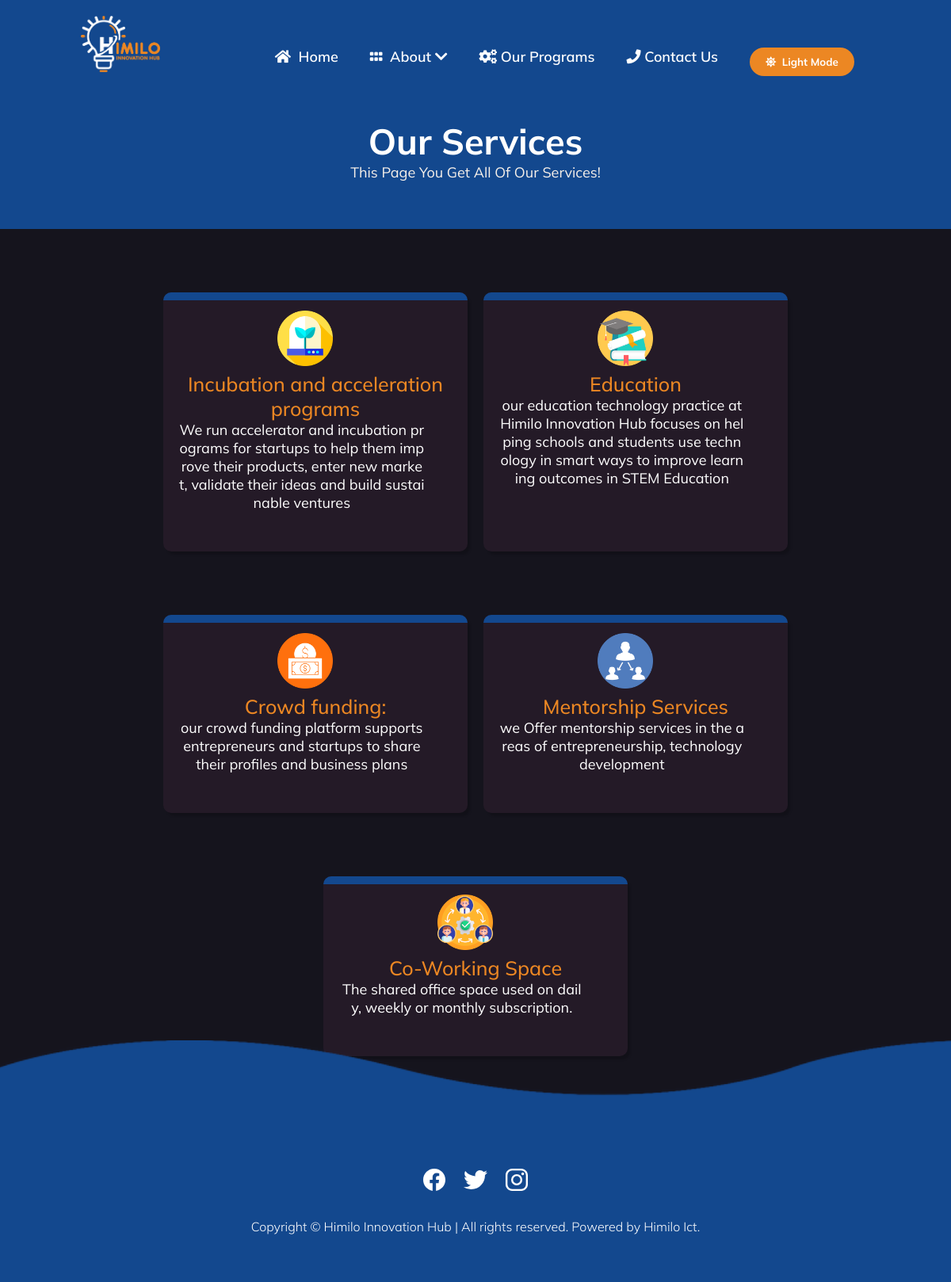
Page /our-services.php on the committed database.
### tables this page shows
CREATE TABLE `logo` (
  `id` int(11) NOT NULL,
  `image` longtext NOT NULL,
  `create_date` timestamp NOT NULL DEFAULT current_timestamp() ON UPDATE current_timestamp()
);

CREATE TABLE `our_ser` (
  `id` int(11) NOT NULL,
  `image` longtext NOT NULL,
  `topic` varchar(255) NOT NULL,
  `text` text NOT NULL,
  `create_date` timestamp NOT NULL DEFAULT current_timestamp() ON UPDATE current_timestamp()
);

### our-services.php (the view, shortened to what this page needs)
<?php
include "admin/conn.php";
?>
<!DOCTYPE html>
<html lang="en">
    <head>
        <link rel="stylesheet" href="font-awesome/css/all.min.css">
        <link rel="stylesheet" href="font-awesome/css/fontawesome.min.css">
        <link rel="stylesheet" href="css/style.css">
        <link rel="stylesheet" href="css/our-services.css">
        <link rel="stylesheet"
            href="https://cdnjs.cloudflare.com/ajax/libs/AlertifyJS/1.13.1/css/alertify.min.css" />
    </head>
    <body>
   <?php
       include("header.php");
       ?>
        <div class="all-our">
            <div class="header-serv">
                <h1>Our Services</h1>
                <p>This Page You Get All Of Our Services!</p>
            </div>
            <div class="all-ser">
            <?php
$read_serv = mysqli_query($conn, "SELECT * FROM our_ser ORDER BY id DESC ");
if(mysqli_num_rows($read_serv)>0){
    while($serv_row=mysqli_fetch_assoc($read_serv)){
$topic=$serv_row['topic'];
$simage=$serv_row['image'];
$text=$serv_row['text'];
?>            <div class="one-serv">
<span class="icon"><img src="<?php  echo  $simage ; ?>" alt=""></span>
<span class="serv-name"><?php echo $topic ;   ?></span>
<p class="ser-con"><?php echo $text ;  ?></p>
                </div><?php }} ?>
            </div>
        </div>
        <div class="footer-body">
            <footer class="footer">
                <div class="waves">
                    <div class="wave" id="wave1"></div>
                    <div class="wave" id="wave3"></div>
                </div>
                <ul class="social-icon">
                    <li class="social-icon__item"><a class="social-icon__link"
                            href="#">
                            <ion-icon name="logo-facebook"></ion-icon>
                        </a></li>
                    <li class="social-icon__item"><a class="social-icon__link"
                            href="#">
                            <ion-icon name="logo-twitter"></ion-icon>
                        </a></li>
                    <li class="social-icon__item"><a class="social-icon__link"
                            href="#">
                            <ion-icon name="logo-instagram"></ion-icon>
                        </a></li>
                </ul>
                <p class="coppy-right">Copyright &copy; <span id="currentYear"></span> Himilo
                    Innovation Hub
                    | All rights reserved. Powered by Himilo Ict.</p>
            </footer></div>
    </body>
</html>

### header.php (shortened to what this page needs)
<div class="my-con">
    <div class="header">
        <?php
        include "admin/conn.php";
        ?>
        <div class="logo">
            <?php
            $read_logo1 = mysqli_query($conn, "SELECT * FROM logo WHERE id=1");
            if (mysqli_num_rows($read_logo1) > 0) {
                while ($row1 = mysqli_fetch_assoc($read_logo1)) {
                    $logo1 = $row1['image'];
                }
            }
            $read_logo3 = mysqli_query($conn, "SELECT * FROM logo WHERE id=3");
            if (mysqli_num_rows($read_logo3) > 0) {
                while ($row3 = mysqli_fetch_assoc($read_logo3)) {
            ?>
                    <a class="dark-logo" href="./"><img src="<?php echo $logo1; ?>" alt></a>
        </div>
        <nav>
            <ul>
                <li class="li-active"><a href="./"><i class="fas fa-house"></i>&nbsp; Home</a></li>
                <li  class="sub-btn"><a id="sub-btn" href="#"><i class="fas fa-grip"></i>&nbsp; About&nbsp;<i class="fas fa-chevron-down"></i></a>
            </li>
                <li><a href="our-programs"><i class="fas fa-gears"></i>&nbsp;Our Programs</a></li>
                <li><a href="  contact-us"><i class="fas fa-phone"></i>&nbsp;Contact Us</a></li>
                <li><button id="light-mode"><i class="fas fa-sun"></i>&nbsp; <span> Light Mode</span></button></li>
            </ul>
        </nav>
    <?php
                }
            }
    ?>
    </div>
</div>

### css/style.css (style rules this page uses)
* { margin: 0; padding: 0; box-sizing: border-box; font-family: 'Mulish', 'Poppins', sans-serif; }
:root { --p-color: #13488e; --s-color: #ec8723; --d-bg-color: #15141d; --l-bg-color: #f8f1ea; }
body { background: url(../images/banner-d.jpg); background-size: 100%; background-attachment: none !important; width: 100%; height: 100vh; background-repeat: no-repeat; }
.my-con .header { display: flex; flex-direction: row; width: 100%; justify-content: space-around; align-items: center; padding: 20px 40px; }
.my-con { display: flex; justify-content: center; }
.my-con .header .logo a img { width: 100px; }
.my-con nav { display: flex; justify-content: space-around; margin-top: 20px; }
.my-con nav ul { display: flex; justify-content: space-between; }
.my-con nav ul li { margin: 0px 20px; list-style: none; }
.my-con nav ul li a { text-decoration: none; color: #fff; position: relative; font-weight: 600; }
.my-con nav ul li a::before { content: ""; width: 0px; height: 3px; background-color: var(--s-color); position: absolute; top: 25px; border-radius: 20px; transition: 0.4s; }
.my-con nav ul { display: flex; justify-content: space-around; margin-top: 20px; }
.my-con nav ul li { list-style: none; }
#light-mode { background-color: var(--s-color); color: #fff; padding: 10px 20px ; font-weight: 700; border-radius: 20px; border: none; outline: none; cursor: pointer; }
.coppy-right { text-align: center; }
.footer-body { background-color: var(--d-bg-color); width: 100%; min-height: 100px; padding-top:0px !important; }
.footer { position: relative; width: 100%; background: var(--p-color); min-height: 100px; padding: 50px; display: flex; justify-content: center; align-items: center; flex-direction: column; }
.social-icon, .menu { position: relative; display: flex; justify-content: center; align-items: center; margin: 10px 0; flex-wrap: wrap; }
.social-icon__item, .menu__item { list-style: none; }
.social-icon__link { font-size: 2rem; color: #fff; margin: 0 10px; display: inline-block; transition: 0.5s; }
.footer p { color: #fff; margin: 15px 0 10px 0; font-size: 1rem; font-weight: 300; }
.wave { position: absolute; top: -100px; left: 0; width: 100%; height: 100px; background: url("../images/wave-d.png"); background-size: 1000px 100px; }
.wave#wave1 { z-index: 1000; opacity: 1; bottom: 0; animation: animateWaves 4s linear infinite; }
.wave#wave3 { z-index: 1000; opacity: 0.2; bottom: 15px; animation: animateWaves 3s linear infinite; }
@media only screen and (min-width: 1200px) { body { font-size: 18px; } }

### css/our-services.css (style rules this page uses)
* { margin: 0; padding: 0; box-sizing: border-box; font-family: 'Mulish', 'Poppins', sans-serif; }
:root { --p-color: #13488e; --s-color: #ec8723; --d-bg-color: #15141d; --l-bg-color: #f8f1ea; }
body { background: var(--d-bg-color) !important; }
.header { background-color: transparent !; position: absolute; z-index: 9999; }
.all-our { width: 100%; background-color: var(--d-bg-color); display: flex; flex-direction: column; justify-content: center; align-items: start; position: relative; top: 0; }
.all-our .header-serv { width: 100%; padding: 150px 0px 60px 0px; top: 0; position: relative; display: flex; justify-content: center; align-items: center; flex-direction: column; background-color: var(--p-color); }
.all-our .header-serv h1 { color: #fff; font-size: 45px; }
.all-our .header-serv p { color: var(--l-bg-color); }
.all-our .all-ser { width: 100%; display: flex; justify-content: center; flex-wrap: wrap; padding: 40px; }
.all-our .all-ser .one-serv { background-color: #241a27; display: flex; margin: 40px 10px; width: 48vh; flex-direction: column; padding:100px 20px 50px 20px; border-radius: 10px; box-shadow: 4px 5px 3px -1px rgba(0, 0, 0, 0.18); text-align: center; overflow: hidden; position: relative; cursor: pointer; z-index: 1; }
.all-our .all-ser .one-serv::before { content: ""; position: absolute; top: 0; left: 0; background-color: var(--p-color); width: 500px; height: 10px; z-index: -1; transition: 0.7s; cursor: pointer; }
.all-our .all-ser .one-serv .icon { padding: 13px 10px ; border-radius: 50%; position: absolute; top: 10px; left: 35%; margin-bottom: 30px; }
.all-our .all-ser .one-serv .serv-name { color: var(--s-color); font-size: 25px; font-weight: 500; }
.all-our .all-ser .one-serv p { color: #fff; transition: 0.5s; width: 90%; word-wrap: break-word; white-space: wrap; word-break: break-all; }
.all-our .all-ser .one-serv .icon img { width: 70px; }

### rows in the picture
logo: logo.image (picture)
our_ser: image (picture), topic "Incubation and acceleration programs", text "We run accelerator and incubation programs for startups to help them improve their products, enter new market, validate their ideas and build sustainable ventures"
our_ser: image (picture), topic "Education", text "our education technology practice at Himilo Innovation Hub focuses on helping schools and students use technology in smart ways to improve learning outcomes in STEM Education"
our_ser: image (picture), topic "Crowd funding:", text "our crowd funding platform supports entrepreneurs and startups to share their profiles and business plans"
our_ser: image (picture), topic "Mentorship Services", text "we Offer mentorship services in the areas of entrepreneurship, technology development"
our_ser: image (picture), topic "Co-Working Space", text "The shared office space used on daily, weekly or monthly subscription."
